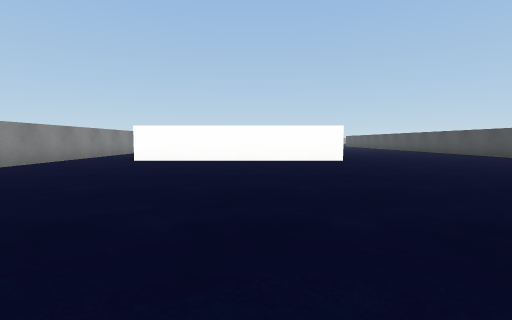
[1] (above)

24 first-person views from a walk through a scene from a Unity 3-D project. The camera is 0.58 m above the floor, tilts 4° down and sees 85° across. The floor is counted in squares, 1 m on a side. Each view is taken from the middle of a square. On the plan, view 1 faces up. The plan holds only what a view shows up to about 9 squares ahead; the rest is blank. The place goes on beyond the plan. Surface patterns are stand-ins for the level's own textures.

[2]
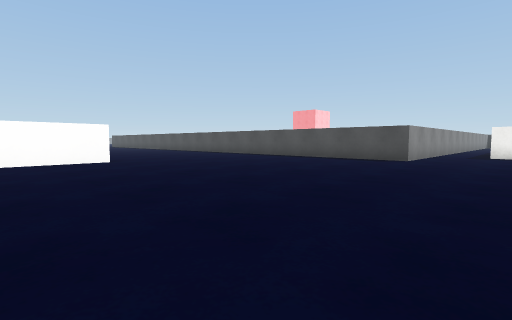

[3]
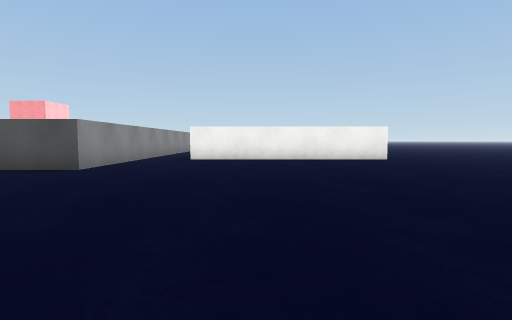

[4]
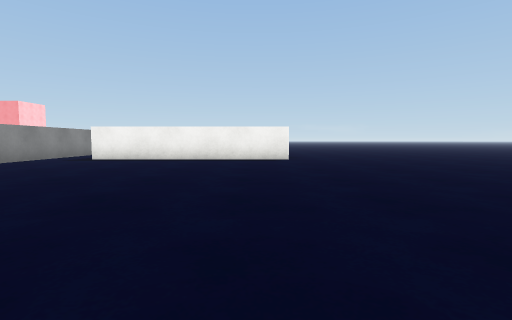

[5]
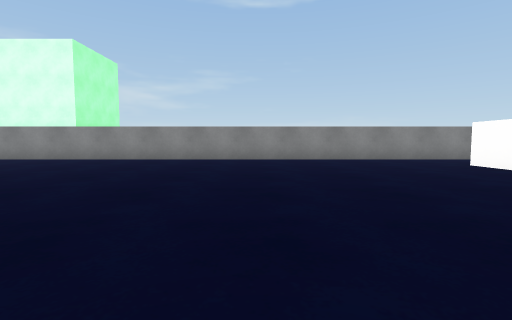

[6]
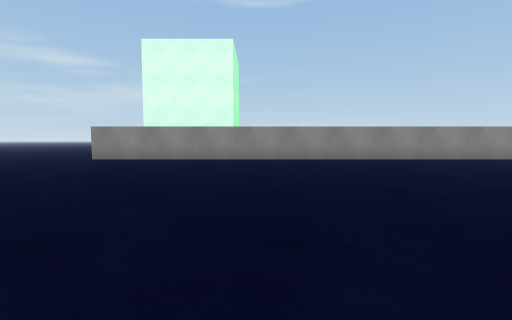

[7]
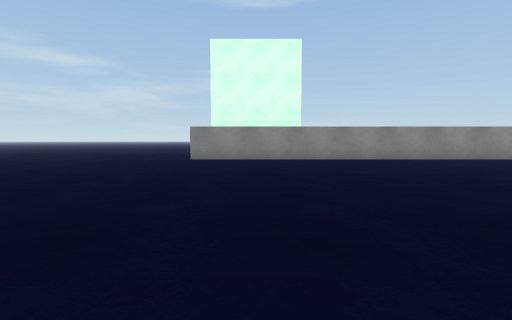

[8]
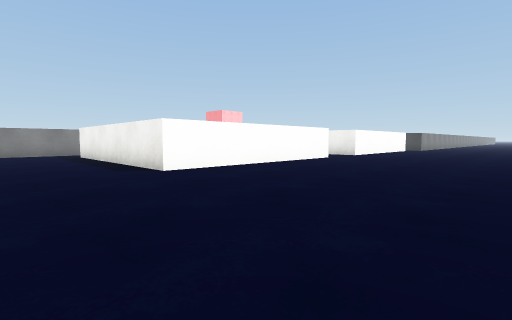

[9]
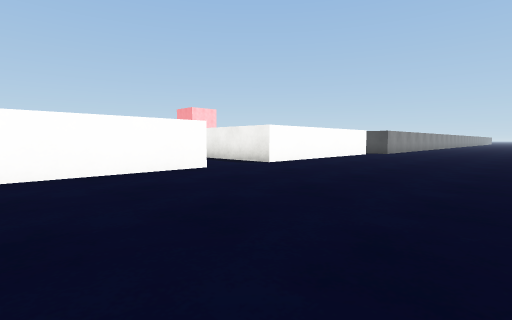

[10]
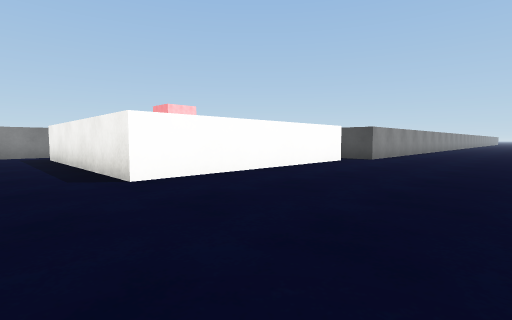

[11]
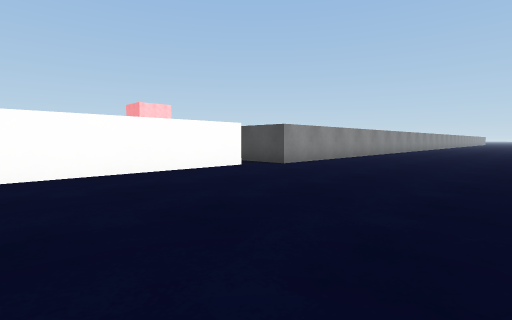

[12]
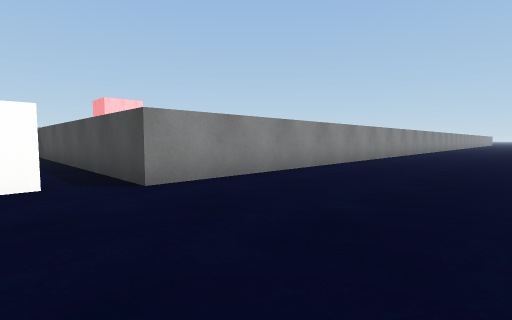

[13]
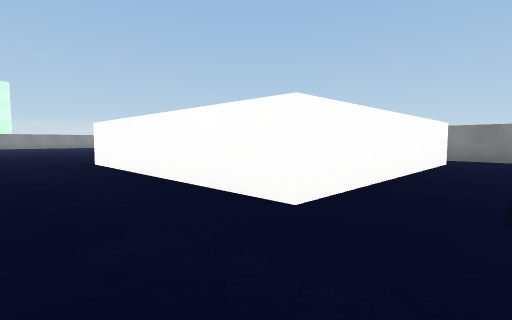

[14]
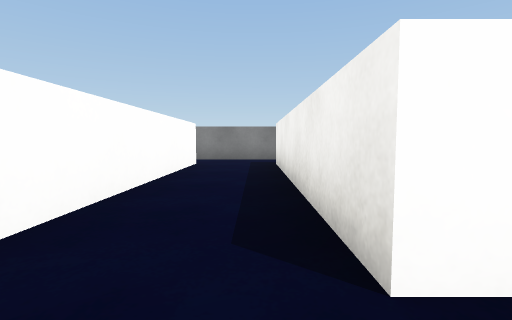

[15]
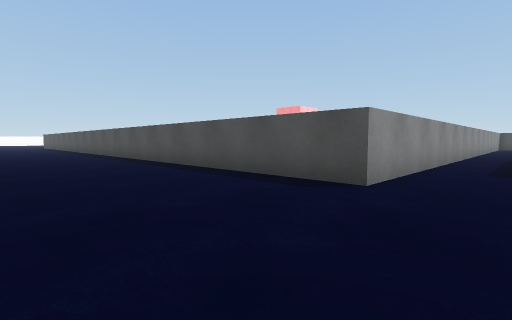

[16]
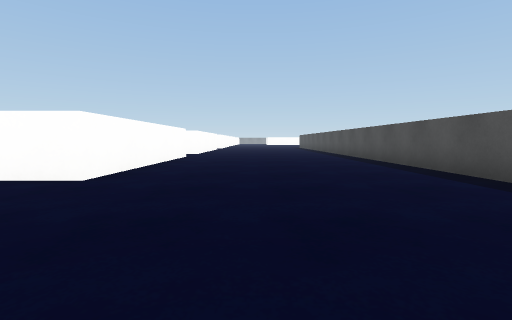

[17]
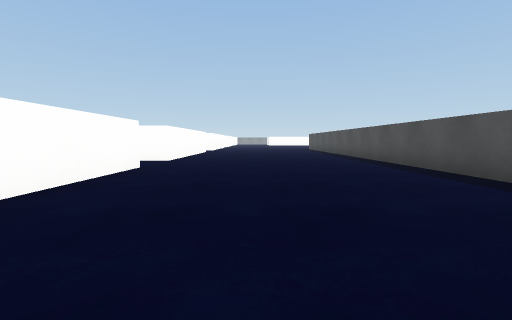

[18]
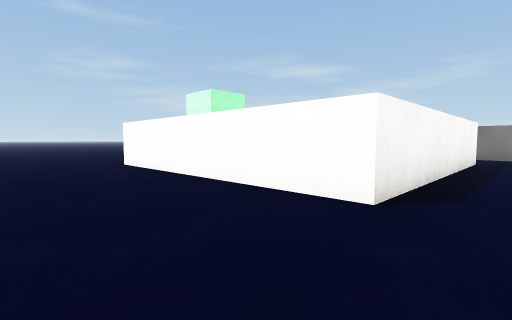

[19]
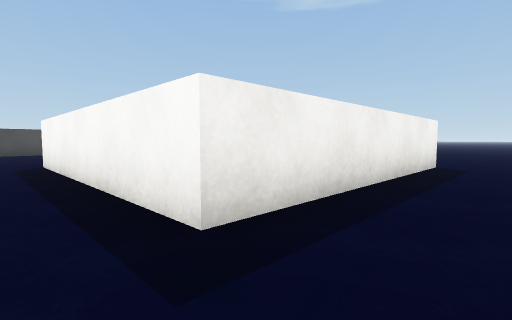

[20]
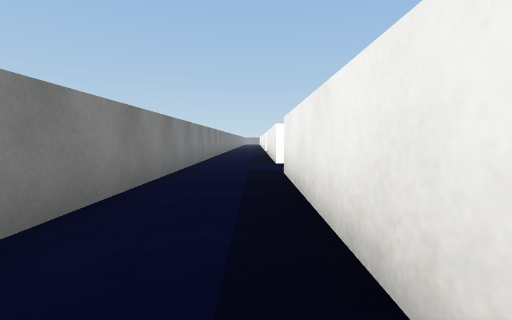

[21]
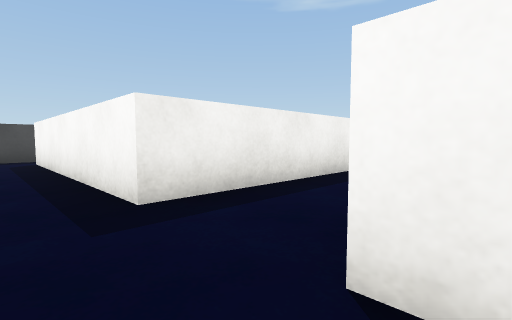

[22]
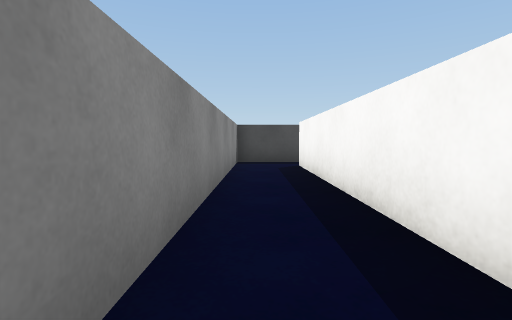

[23]
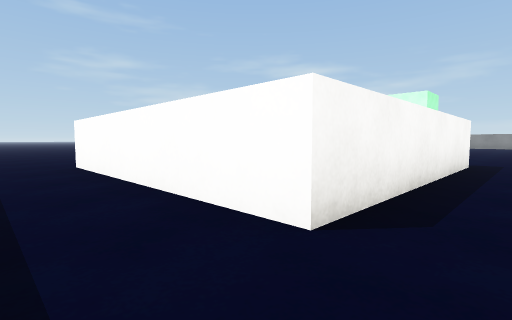

[24]
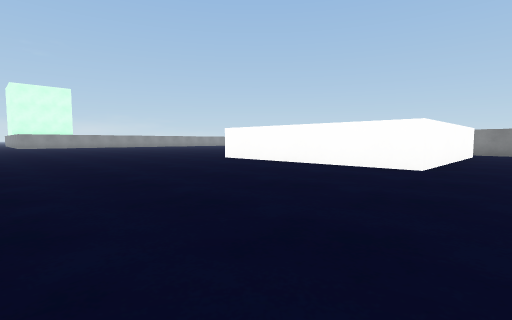

### Floor plan
Points are (right, up) in squares from view 1. A wall is a line through its corners. A room is listed if a view was taken in it or the views show most of it. See-through windows are left out.
Room 1 (views 1, 2, 3, 4, 5, 6, 7, 8, 9, 10, 11, 12, 13, 14, 15, 16, 17, 18, 19, 20, 21, 22, 23, 24)
walls: (11.5, -5) (11.5, 1) (17.5, 1) (17.5, -5) (11.5, -5); (2.5, 8) (-3.5, 8) (-3.5, 14) (2.5, 14) (2.5, 8); (25.6, -5) (19.5, -5) (19.5, 1) (25.5, 1); (25.5, 2.5) (8.5, 2.5) (8.5, 15.5); (-5.5, 15.5) (-5.5, -9); (29.5, -5.5) (26.5, -5.5)
ways out: opening at (-6, -10.5); opening at (26, -5); opening at (26, 2)

Positions as (right, up) in squares from view 1, and headings:
1: (0, 0), facing up
2: (0, 0), facing up-right
3: (3, -1), facing right
4: (3, -4), facing right
5: (3, 3), facing left
6: (3, -4), facing left
7: (3, -7), facing left
8: (9, -10), facing up-right
9: (14, -10), facing up-right
10: (18, -9), facing up-right
11: (21, -10), facing up-right
12: (25, -9), facing up-right
13: (19, -7), facing up-left
14: (19, -6), facing up
15: (5, 1), facing up-right
16: (5, 4), facing up
17: (5, 8), facing up
18: (5, 15), facing down-left
19: (-5, 15), facing down-right
20: (-4, 9), facing up
21: (17, 2), facing down-right
22: (19, 2), facing right
23: (19, 2), facing down-left
24: (19, -11), facing up-left
